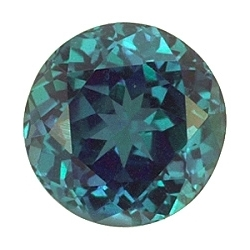
#> input picture data/test/Alexandrite/alexandrite_18.jpg, 250 x 250 px
$ python -i reader.py   (imports and definitions only)
#> lines starting #> are read from the running program, lines starting #| are printed output that depends on the picture
import os
import math
import codecs
import numpy as np
from PIL import Image, ImageEnhance
from config import train_parameters


# [35 lines left out: functions resize_img, random_crop, rotate_image, not called in this run]


def random_brightness(img):

    prob = np.random.uniform(0, 1)
    if prob < train_parameters['image_enhance_strategy']['brightness_prob']:
        brightness_delta = train_parameters['image_enhance_strategy']['brightness_delta']
        delta = np.random.uniform(-brightness_delta, brightness_delta) + 1
        img = ImageEnhance.Brightness(img).enhance(delta)
    return img


def random_contrast(img):

    prob = np.random.uniform(0, 1)
    if prob < train_parameters['image_enhance_strategy']['contrast_prob']:
        contrast_delta = train_parameters['image_enhance_strategy']['contrast_delta']
        delta = np.random.uniform(-contrast_delta, contrast_delta) + 1
        img = ImageEnhance.Contrast(img).enhance(delta)
    return img


def random_saturation(img):

    prob = np.random.uniform(0, 1)
    if prob < train_parameters['image_enhance_strategy']['saturation_prob']:
        saturation_delta = train_parameters['image_enhance_strategy']['saturation_delta']
        delta = np.random.uniform(-saturation_delta, saturation_delta) + 1
        img = ImageEnhance.Color(img).enhance(delta)
    return img


def random_hue(img):

    prob = np.random.uniform(0, 1)
    if prob < train_parameters['image_enhance_strategy']['hue_prob']:
        hue_delta = train_parameters['image_enhance_strategy']['hue_delta']
        delta = np.random.uniform(-hue_delta, hue_delta)
        img_hsv = np.array(img.convert('HSV'))
        img_hsv[:, :, 0] = img_hsv[:, :, 0] + delta
        img = Image.fromarray(img_hsv, mode='HSV').convert('RGB')
    return img


def distort_color(img):

    prob = np.random.uniform(0, 1)
    # Apply different distort order
    if prob < 0.35:
        img = random_brightness(img)
        img = random_contrast(img)
        img = random_saturation(img)
        img = random_hue(img)
    elif prob < 0.7:
        img = random_brightness(img)
        img = random_saturation(img)
        img = random_hue(img)
        img = random_contrast(img)
    return img


# [59 lines left out: function custom_image_reader, not called in this run]

>>> from PIL import Image
>>> picture = Image.open('../data/test/Alexandrite/alexandrite_18.jpg')
#> picture is the input picture: PIL image 250x250 RGB; mean R, G, B 155.7, 172.6, 175.9
>>> result = distort_color(picture)
#> in random_contrast, `img = ImageEnhance.Contrast(img).enhance(delta)`:
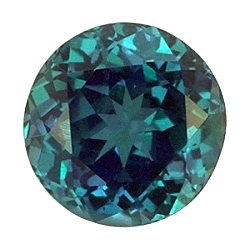
#> img: PIL image 250x250 RGB; mean R, G, B 147.8, 167, 170.9

$ run again, on data/test/Alexandrite/alexandrite_3.jpg
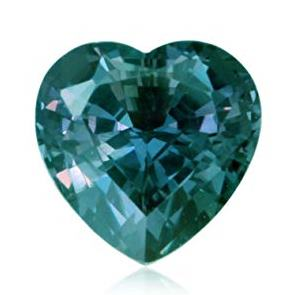
#> input picture data/test/Alexandrite/alexandrite_3.jpg, 295 x 295 px
#> picture is the input picture: PIL image 295x295 RGB; mean R, G, B 161.1, 186, 186.8
#> in random_contrast, `img = ImageEnhance.Contrast(img).enhance(delta)`:
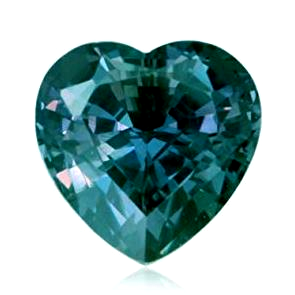
#> img: PIL image 295x295 RGB; mean R, G, B 155.6, 181, 182
